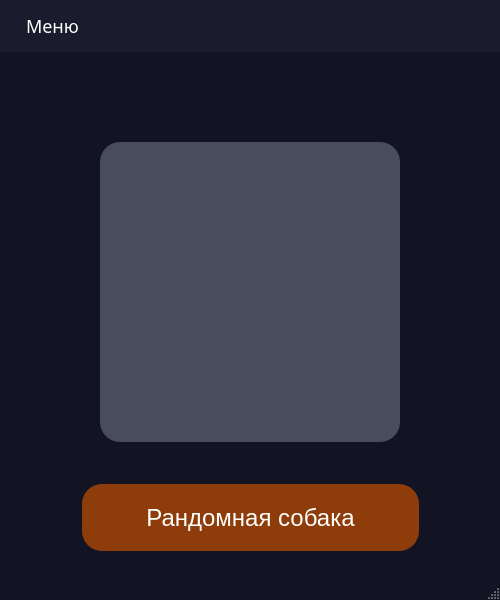
<?xml version="1.0" encoding="UTF-8"?>
<ui version="4.0">
 <class>RandDogWindow</class>
 <widget class="QMainWindow" name="RandDogWindow">
  <property name="geometry">
   <rect>
    <x>0</x>
    <y>0</y>
    <width>500</width>
    <height>600</height>
   </rect>
  </property>
  <property name="windowTitle">
   <string>Api - app</string>
  </property>
  <property name="styleSheet">
   <string notr="true">/* Основной фон окна */
QMainWindow {
    background-color: #121423;
}

/* СТИЛЬ КНОПКИ (у вас уже есть, оставляем) */
QPushButton {
    background-color: #8e3d0a; 
    color: white; 
    border-radius: 20px;
    font-size: 24px;
    margin: 2px;
}

QPushButton:hover {
    background-color: #a85216;
}

QPushButton:pressed {
    background-color: #6b2e08;
    margin-top: 4px;
    margin-left: 4px;
}

/* СТИЛЬ МЕНЮ БАРА (верхняя панель) */
QMenuBar {
    background-color: #1a1c2e;
    color: #ffffff;
    font-family: 'Corbel';
    font-size: 18px;
    padding: 5px;
}

QMenuBar::item {
    background-color: transparent;
    padding: 8px 15px;
    border-radius: 5px;
    color: #ffffff;
}

QMenuBar::item:selected {
    background-color: rgba(142, 61, 10, 0.7); /* Полупрозрачный оранжевый */
    color: white;
}

QMenuBar::item:pressed {
    background-color: #8e3d0a; /* Тот же цвет что и кнопка */
}

/* СТИЛЬ ВЫПАДАЮЩЕГО МЕНЮ */
QMenu {
    background-color: #1a1c2e;
    border: 1px solid #2a2c3e;
    border-radius: 8px;
    padding: 5px;
    color: white;
}

QMenu::item {
    background-color: transparent;
    padding: 10px 20px;
    margin: 2px;
    border-radius: 5px;
    font-size: 16px;
    color: white;
}

QMenu::item:selected {
    background-color: rgba(142, 61, 10, 0.7); /* Полупрозрачный оранжевый */
    color: white;
}

QMenu::item:pressed {
    background-color: #8e3d0a; /* Тот же цвет что и кнопка */
}

QMenu::separator {
    height: 1px;
    background-color: #2a2c3e;
    margin: 5px 10px;
}

/* СТИЛЬ ЭЛЕМЕНТОВ МЕНЮ (действий) */
QAction {
    color: white;
    font-size: 16px;
}

/* СТИЛЬ МЕТКИ ДЛЯ ИЗОБРАЖЕНИЯ */
QLabel {
    background-color: #494c5c; 
    border-radius: 20px;
    color: white;
    font-size: 14px;
    padding: 10px;
    font-family: Arial;
}</string>
  </property>
  <widget class="QWidget" name="centralwidget">
   <property name="styleSheet">
    <string notr="true">background-color: #121423;</string>
   </property>
   <widget class="QPushButton" name="rand_dog_button">
    <property name="geometry">
     <rect>
      <x>80</x>
      <y>430</y>
      <width>341</width>
      <height>71</height>
     </rect>
    </property>
    <property name="font">
     <font>
      <pointsize>-1</pointsize>
     </font>
    </property>
    <property name="styleSheet">
     <string notr="true">QPushButton {
    background-color: #8e3d0a; 
    color: white; 
    border-radius: 20px;
    font-size: 24px;
    margin: 2px;
}

QPushButton:hover {
    background-color: #a85216;
}

QPushButton:pressed {
    background-color: #6b2e08;
    margin-top: 4px;
    margin-left: 4px;
}</string>
    </property>
    <property name="text">
     <string>Рандомная собака</string>
    </property>
    <property name="autoRepeatInterval">
     <number>100</number>
    </property>
   </widget>
   <widget class="QLabel" name="label">
    <property name="geometry">
     <rect>
      <x>100</x>
      <y>90</y>
      <width>300</width>
      <height>300</height>
     </rect>
    </property>
    <property name="minimumSize">
     <size>
      <width>300</width>
      <height>300</height>
     </size>
    </property>
    <property name="maximumSize">
     <size>
      <width>300</width>
      <height>300</height>
     </size>
    </property>
    <property name="styleSheet">
     <string notr="true">background-color: #494c5c; 
    border-radius: 20px;
    color: white;
    font-size: 14px;
    padding: 10px;
    font-family: Arial;</string>
    </property>
    <property name="text">
     <string/>
    </property>
    <property name="scaledContents">
     <bool>true</bool>
    </property>
    <property name="alignment">
     <set>Qt::AlignCenter</set>
    </property>
    <property name="wordWrap">
     <bool>true</bool>
    </property>
   </widget>
  </widget>
  <widget class="QMenuBar" name="menubar">
   <property name="geometry">
    <rect>
     <x>0</x>
     <y>0</y>
     <width>500</width>
     <height>49</height>
    </rect>
   </property>
   <property name="font">
    <font>
     <family>Corbel</family>
     <pointsize>-1</pointsize>
    </font>
   </property>
   <property name="styleSheet">
    <string notr="true">color: #8b8d90;</string>
   </property>
   <widget class="QMenu" name="menu">
    <property name="title">
     <string>Меню</string>
    </property>
    <addaction name="action_random_cat"/>
    <addaction name="action_random_dog"/>
    <addaction name="action_random_film"/>
    <addaction name="action_film_by_name"/>
   </widget>
   <addaction name="menu"/>
  </widget>
  <widget class="QStatusBar" name="statusbar"/>
  <action name="action_random_cat">
   <property name="text">
    <string>Рандомный кот</string>
   </property>
   <property name="font">
    <font>
     <pointsize>16</pointsize>
    </font>
   </property>
  </action>
  <action name="action_random_dog">
   <property name="text">
    <string>Рандомная собака</string>
   </property>
   <property name="font">
    <font>
     <pointsize>16</pointsize>
    </font>
   </property>
  </action>
  <action name="action_random_film">
   <property name="text">
    <string>Рандомный фильм</string>
   </property>
   <property name="font">
    <font>
     <pointsize>16</pointsize>
    </font>
   </property>
  </action>
  <action name="action_film_by_name">
   <property name="text">
    <string>Поиск фильма</string>
   </property>
  </action>
 </widget>
 <resources/>
 <connections/>
</ui>
